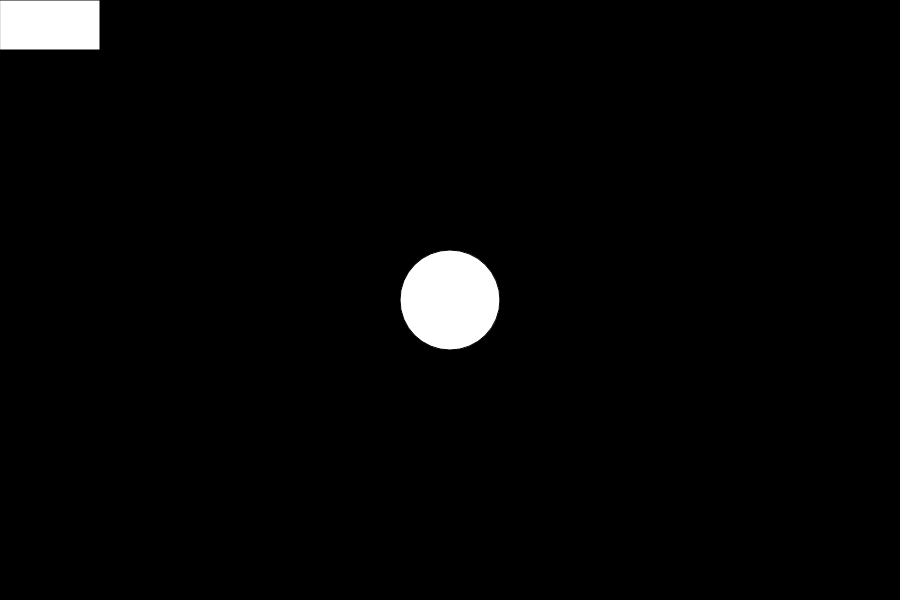
Frame 1 (no input)
Frame 60 (no input): identical to frame 1, image omitted
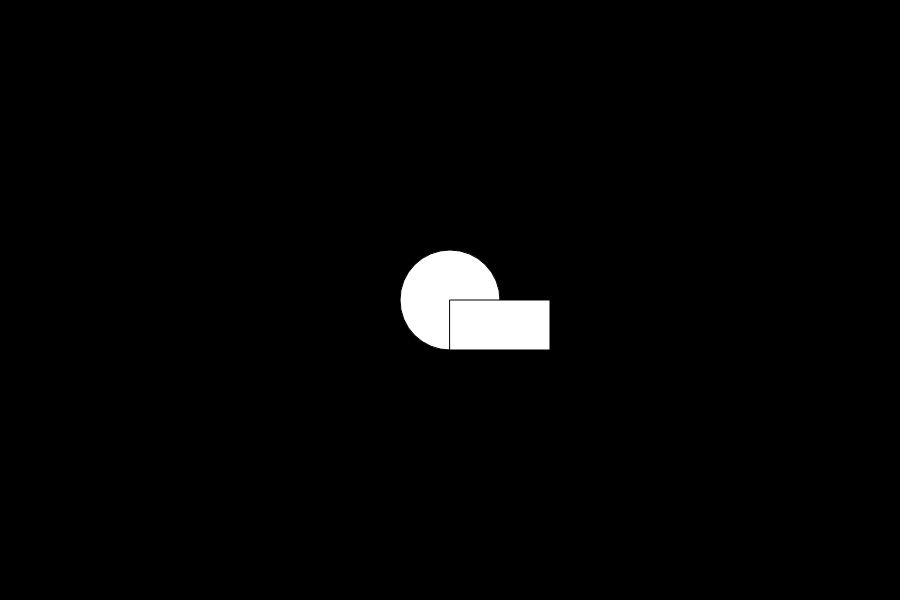
Frame 120 (the mouse pressed at the canvas centre since frame 60)

The p5.js sketch that drew these frames (run headless with seeded random() and noise() and a simulated clock; from frame 60 on, the mouse is pressed at the canvas centre):

// p5.js sketch
// ── sketch.js
function setup() {
    createCanvas(900, 600);
    background(0);
}

function draw() {
    background(0)
    fill(255)
    ellipse(width / 2, height / 2, 100, 100)
    rect(mouseX, mouseY, 100, 50)
}
